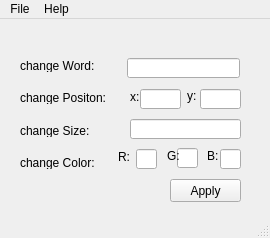
<?xml version="1.0" encoding="UTF-8"?>
<ui version="4.0">
 <class>MainWindow</class>
 <widget class="QMainWindow" name="MainWindow">
  <property name="geometry">
   <rect>
    <x>0</x>
    <y>0</y>
    <width>270</width>
    <height>238</height>
   </rect>
  </property>
  <property name="windowTitle">
   <string>WaterMark</string>
  </property>
  <widget class="QWidget" name="centralwidget">
   <widget class="QLineEdit" name="wordedit">
    <property name="geometry">
     <rect>
      <x>127</x>
      <y>39</y>
      <width>113</width>
      <height>20</height>
     </rect>
    </property>
   </widget>
   <widget class="QLineEdit" name="positionxEdit">
    <property name="geometry">
     <rect>
      <x>140</x>
      <y>70</y>
      <width>41</width>
      <height>20</height>
     </rect>
    </property>
   </widget>
   <widget class="QLineEdit" name="positionyEdit">
    <property name="geometry">
     <rect>
      <x>200</x>
      <y>70</y>
      <width>41</width>
      <height>20</height>
     </rect>
    </property>
   </widget>
   <widget class="QLineEdit" name="sizeEdit">
    <property name="geometry">
     <rect>
      <x>130</x>
      <y>100</y>
      <width>111</width>
      <height>20</height>
     </rect>
    </property>
   </widget>
   <widget class="QLineEdit" name="rEdit">
    <property name="geometry">
     <rect>
      <x>136</x>
      <y>130</y>
      <width>21</width>
      <height>20</height>
     </rect>
    </property>
    <property name="sizePolicy">
     <sizepolicy hsizetype="Fixed" vsizetype="Fixed">
      <horstretch>0</horstretch>
      <verstretch>0</verstretch>
     </sizepolicy>
    </property>
    <property name="maxLength">
     <number>20</number>
    </property>
   </widget>
   <widget class="QLineEdit" name="gEdit">
    <property name="geometry">
     <rect>
      <x>177</x>
      <y>129</y>
      <width>21</width>
      <height>20</height>
     </rect>
    </property>
    <property name="sizePolicy">
     <sizepolicy hsizetype="Fixed" vsizetype="Fixed">
      <horstretch>0</horstretch>
      <verstretch>0</verstretch>
     </sizepolicy>
    </property>
    <property name="maxLength">
     <number>20</number>
    </property>
   </widget>
   <widget class="QLineEdit" name="bEdit">
    <property name="geometry">
     <rect>
      <x>220</x>
      <y>130</y>
      <width>21</width>
      <height>20</height>
     </rect>
    </property>
    <property name="sizePolicy">
     <sizepolicy hsizetype="Expanding" vsizetype="Fixed">
      <horstretch>0</horstretch>
      <verstretch>0</verstretch>
     </sizepolicy>
    </property>
    <property name="maxLength">
     <number>20</number>
    </property>
   </widget>
   <widget class="QLabel" name="label_2">
    <property name="geometry">
     <rect>
      <x>130</x>
      <y>70</y>
      <width>16</width>
      <height>16</height>
     </rect>
    </property>
    <property name="text">
     <string>x:</string>
    </property>
   </widget>
   <widget class="QLabel" name="label_3">
    <property name="geometry">
     <rect>
      <x>187</x>
      <y>69</y>
      <width>16</width>
      <height>16</height>
     </rect>
    </property>
    <property name="text">
     <string>y:</string>
    </property>
   </widget>
   <widget class="QLabel" name="label_4">
    <property name="geometry">
     <rect>
      <x>118</x>
      <y>130</y>
      <width>16</width>
      <height>16</height>
     </rect>
    </property>
    <property name="text">
     <string>R:</string>
    </property>
   </widget>
   <widget class="QLabel" name="label_5">
    <property name="geometry">
     <rect>
      <x>167</x>
      <y>129</y>
      <width>16</width>
      <height>16</height>
     </rect>
    </property>
    <property name="text">
     <string>G:</string>
    </property>
   </widget>
   <widget class="QLabel" name="label_6">
    <property name="geometry">
     <rect>
      <x>207</x>
      <y>129</y>
      <width>16</width>
      <height>16</height>
     </rect>
    </property>
    <property name="text">
     <string>B:</string>
    </property>
   </widget>
   <widget class="QPushButton" name="pushButton">
    <property name="geometry">
     <rect>
      <x>170</x>
      <y>160</y>
      <width>71</width>
      <height>23</height>
     </rect>
    </property>
    <property name="text">
     <string>Apply</string>
    </property>
   </widget>
   <widget class="QWidget" name="layoutWidget">
    <property name="geometry">
     <rect>
      <x>20</x>
      <y>40</y>
      <width>92</width>
      <height>110</height>
     </rect>
    </property>
    <layout class="QVBoxLayout" name="verticalLayout">
     <property name="spacing">
      <number>20</number>
     </property>
     <item>
      <widget class="QLabel" name="wordLabel">
       <property name="text">
        <string>change Word:</string>
       </property>
      </widget>
     </item>
     <item>
      <widget class="QLabel" name="positionLabel">
       <property name="text">
        <string>change Positon:</string>
       </property>
      </widget>
     </item>
     <item>
      <widget class="QLabel" name="sizeLabel">
       <property name="text">
        <string>change Size:</string>
       </property>
      </widget>
     </item>
     <item>
      <widget class="QLabel" name="label">
       <property name="text">
        <string>change Color:</string>
       </property>
      </widget>
     </item>
    </layout>
   </widget>
  </widget>
  <widget class="QStatusBar" name="statusbar"/>
  <widget class="QMenuBar" name="menubar">
   <property name="geometry">
    <rect>
     <x>0</x>
     <y>0</y>
     <width>270</width>
     <height>23</height>
    </rect>
   </property>
   <widget class="QMenu" name="fileMenu">
    <property name="title">
     <string>File</string>
    </property>
    <property name="toolTipsVisible">
     <bool>false</bool>
    </property>
   </widget>
   <widget class="QMenu" name="helpMenu">
    <property name="title">
     <string>Help</string>
    </property>
   </widget>
   <addaction name="fileMenu"/>
   <addaction name="helpMenu"/>
  </widget>
 </widget>
 <resources/>
 <connections/>
</ui>
